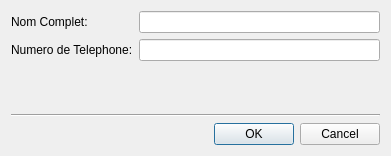
<?xml version="1.0" encoding="UTF-8"?>
<ui version="4.0">
 <class>DialogAddDriver</class>
 <widget class="QDialog" name="DialogAddDriver">
  <property name="geometry">
   <rect>
    <x>0</x>
    <y>0</y>
    <width>391</width>
    <height>156</height>
   </rect>
  </property>
  <property name="windowTitle">
   <string>Dialog</string>
  </property>
  <layout class="QVBoxLayout" name="verticalLayout">
   <item>
    <layout class="QFormLayout" name="formLayout">
     <item row="0" column="0">
      <widget class="QLabel" name="label">
       <property name="text">
        <string>Nom Complet:</string>
       </property>
      </widget>
     </item>
     <item row="0" column="1">
      <widget class="QLineEdit" name="lineEditDriverFullName"/>
     </item>
     <item row="1" column="0">
      <widget class="QLabel" name="label_2">
       <property name="text">
        <string>Numero de Telephone:</string>
       </property>
      </widget>
     </item>
     <item row="1" column="1">
      <widget class="QLineEdit" name="lineEditDriverPhoneNumber"/>
     </item>
    </layout>
   </item>
   <item>
    <widget class="Line" name="line">
     <property name="orientation">
      <enum>Qt::Horizontal</enum>
     </property>
    </widget>
   </item>
   <item>
    <widget class="QDialogButtonBox" name="buttonBox">
     <property name="orientation">
      <enum>Qt::Horizontal</enum>
     </property>
     <property name="standardButtons">
      <set>QDialogButtonBox::Cancel|QDialogButtonBox::Ok</set>
     </property>
    </widget>
   </item>
  </layout>
 </widget>
 <resources/>
 <connections>
  <connection>
   <sender>buttonBox</sender>
   <signal>accepted()</signal>
   <receiver>DialogAddDriver</receiver>
   <slot>accept()</slot>
   <hints>
    <hint type="sourcelabel">
     <x>248</x>
     <y>254</y>
    </hint>
    <hint type="destinationlabel">
     <x>157</x>
     <y>274</y>
    </hint>
   </hints>
  </connection>
  <connection>
   <sender>buttonBox</sender>
   <signal>rejected()</signal>
   <receiver>DialogAddDriver</receiver>
   <slot>reject()</slot>
   <hints>
    <hint type="sourcelabel">
     <x>316</x>
     <y>260</y>
    </hint>
    <hint type="destinationlabel">
     <x>286</x>
     <y>274</y>
    </hint>
   </hints>
  </connection>
 </connections>
</ui>
